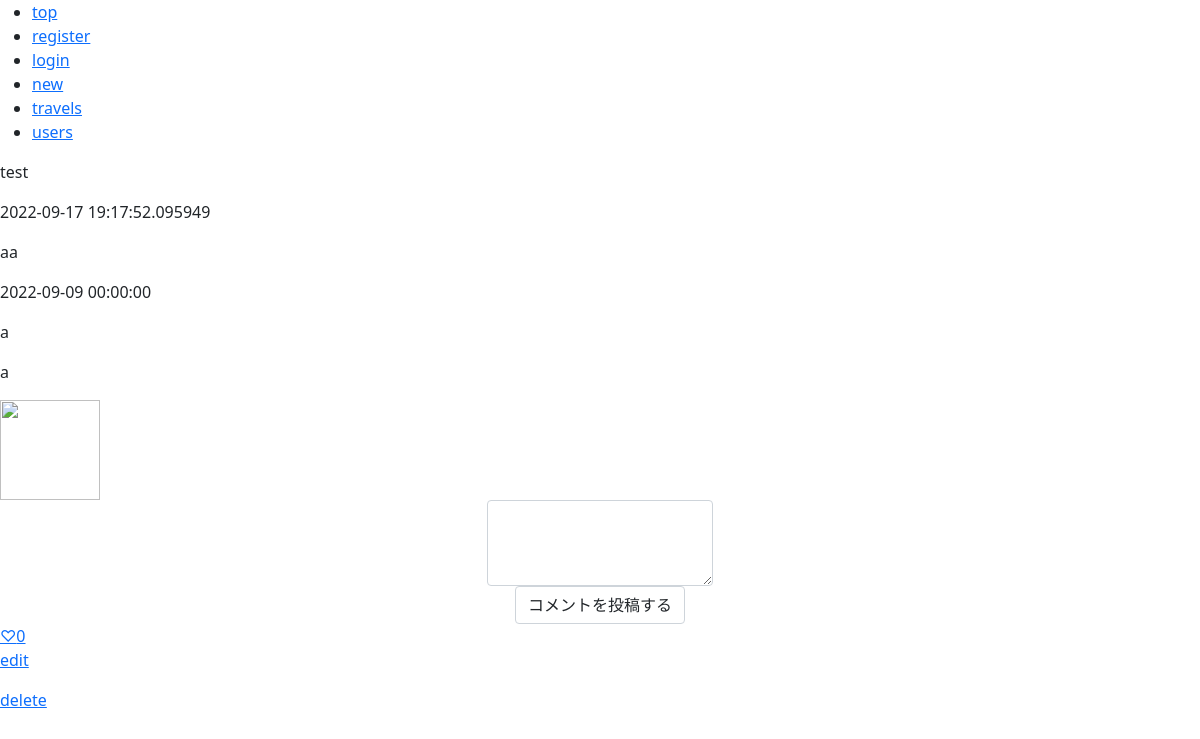
The app's page /travels/1 (signed in), older data.
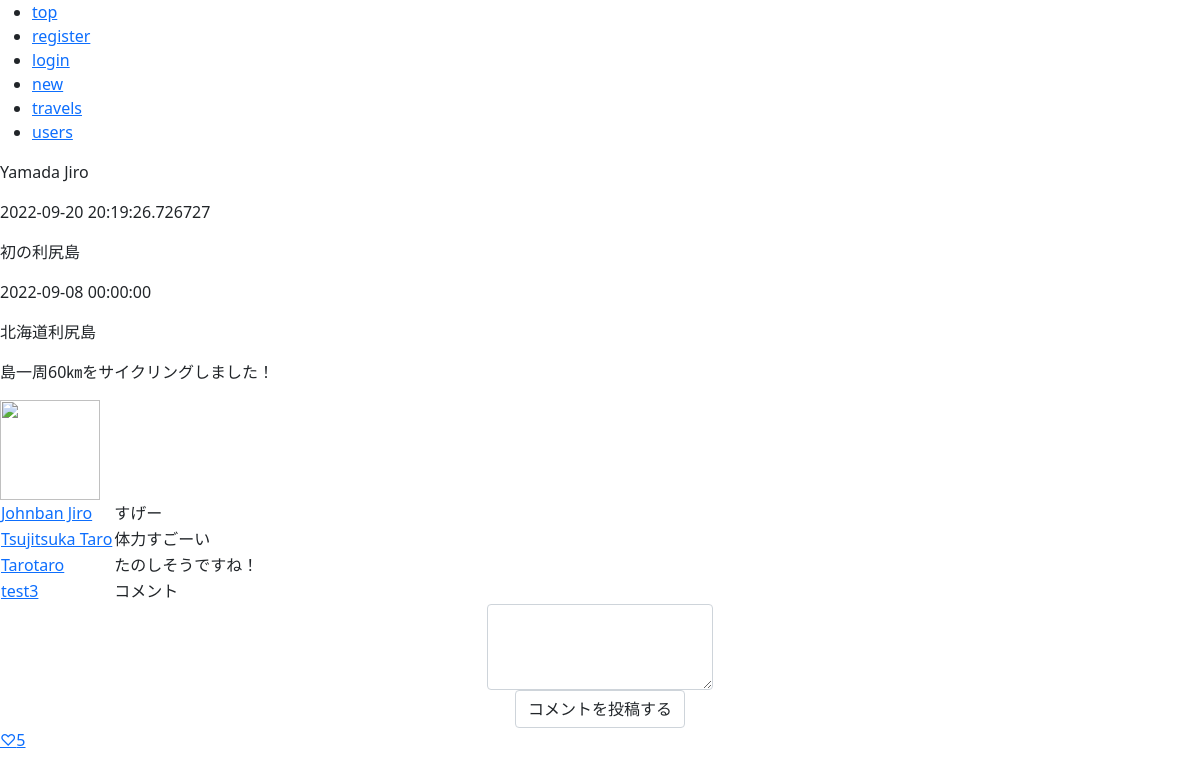
The same page, newer data.
### app.py (models this page shows)
class User(UserMixin, db.Model):
    id = db.Column(db.Integer, primary_key=True)
    name = db.Column(db.String(15), nullable=False, unique=True)
    password = db.Column(db.String(100), nullable=False)
    email = db.Column(db.String(25), nullable=False, unique=True)
    created_at = db.Column(db.DateTime, nullable=False, default=datetime.datetime.now(pytz.timezone('Asia/Tokyo')))
    travels = db.relationship('Travel', backref='user', lazy=True)
    comments = db.relationship('Comment', backref='user', lazy=True)
    favorites = db.relationship('Favorite', backref='user', lazy=True)

class Travel(db.Model):
    id = db.Column(db.Integer, primary_key=True)
    title = db.Column(db.String(50), nullable=False)
    date = db.Column(db.DateTime, nullable=False, default=datetime.datetime.now(pytz.timezone('Asia/Tokyo')))
    location = db.Column(db.String(50), nullable=True)
    report = db.Column(db.String(500), nullable=False)
    created_at = db.Column(db.DateTime, nullable=False, default=datetime.datetime.now(pytz.timezone('Asia/Tokyo')))
    user_id = db.Column(db.Integer, db.ForeignKey('user.id'), nullable=False)
    comments = db.relationship('Comment', backref='travel', lazy=True)
    favorites = db.relationship('Favorite', backref='travel', lazy=True)

class Comment(db.Model):
    id = db.Column(db.Integer, primary_key=True)
    body = db.Column(db.String(50), nullable=False)
    user_id = db.Column(db.Integer, db.ForeignKey('user.id'), nullable=False)
    user_name = db.Column(db.String(15), nullable=False)
    travel_id = db.Column(db.Integer, db.ForeignKey('travel.id'), nullable=False)

### app.py (the view)
@app.route("/travels/<int:travel_id>", methods=["GET","POST"])
@login_required
def travel_show(travel_id):
    travel = Travel.query.get(travel_id)
    travel_user = User.query.get(travel.user_id)
    comments = Comment.query.filter(Comment.travel_id == travel_id)
    favorites = Favorite.query.filter(Favorite.travel_id == travel.id).all()
    favorites_count = len(favorites)
    user_favorite = Favorite.query.filter(Favorite.travel_id == travel.id, Favorite.user_id==current_user.id).all()
    user_favorite_count =len(user_favorite)
    return render_template("show_travel.html", current_user=current_user, travel=travel, travel_user=travel_user, comments=comments, favorites_count=favorites_count, user_favorite_count=user_favorite_count)

### app.py (called while the page is built)
@login_manager.user_loader
def load_user(user_id):
    return User.query.get(int(user_id))

### templates/show_travel.html (shortened to what this page needs)
{% extends "layout.html" %}
{% block main %}
    <p>{{ travel_user.name }}</p>
    <p>{{ travel.created_at}}</p>
    <p>{{ travel.title }}</p>
    <p>{{ travel.date }}</p>
    <p>{{ travel.location }}</p>
    <p>{{ travel.report }}</p>
    <img src="../static/images/post/{{ travel.user_id }}_{{ travel.id }}.png" width="100" height="100" alt onerror="this.onerror = null; this.src='';"><br>
    <div>
        <table>
            <tbody>
                {% for comment in comments %}
                <tr>
                    <td><a href="/users/{{ comment.user_id }}">{{ comment.user_name }}</a></td>
                    <td>{{ comment.body }}</td>
                </tr>
                {% endfor %}
            </tbody>
        </table>
    </div>
    <form action="/travels/{{ travel.id }}/comments" method="post">
        <textarea class="form-control mx-auto w-auto" name="body" type="text" rows="3"></textarea>
        <button class="form-control mx-auto w-auto" type="submit">コメントを投稿する</button>
    </form>
    {% if user_favorite_count == 0 %}
    <a href="/travels/{{ travel.id }}/favorites">♡{{ favorites_count }}</a>
    {% else %}
    <a href="/travels/{{ travel.id }}/favorites">♡いいね済み{{ favorites_count }}</a>
    {% endif %}
    {% if travel.user_id == current_user.id %}
    <p><a href="/travels/{{ travel.id }}/edit">edit</a></p>
    <p><a href="/travels/{{ travel.id }}/delete">delete</a></p>
    {% endif %}
{% endblock %}

### templates/layout.html (shortened to what this page needs)
<!DOCTYPE html>
<html lang="en">
    <head>
        <link href="https://cdn.jsdelivr.net/npm/bootstrap@5.1.3/dist/css/bootstrap.min.css" rel="stylesheet">
        <link rel="stylesheet" href="https://use.fontawesome.com/releases/v5.15.4/css/all.css">
        <link href="/static/stylesheet/styles.css" rel="stylesheet">
    </head>
    <body>
        <header>
            <nav>
                <ul>
                    <li><a href="/">top</a></li>
                    <li><a href="/register">register</a></li>
                    <li><a href="/login">login</a></li>
                    <li><a href="/new">new</a></li>
                    <li><a href="/travels">travels</a></li>
                    <li><a href="/users">users</a></li>
                </ul>
            </nav>
        </header>
        <main>
            {% block main %}{% endblock %}
        </main>
    </body>
</html>

Row changes from the older to the newer data that the page shows:
no longer on this page (row unchanged): User: name "test"
added User: name "Yamada Jiro"
changed Travel: created_at "2022-09-17 19:17:52.095949" → "2022-09-20 20:19:26.726727"; title "aa" → "初の利尻島"; date "2022-09-09 00:00:00" → "2022-09-08 00:00:00"; location "a" → "北海道利尻島"; report "a" → "島一周60㎞をサイクリングしました！"; user_id 1 → 2 (drawn)
added Comment: user_name "Johnban Jiro", body "すげー"
added Comment: user_name "Tsujitsuka Taro", body "体力すごーい"
added Comment: user_name "Tarotaro", body "たのしそうですね！"
added Comment: user_name "test3", body "コメント"
Text that changed along with them:
{{ favorites_count }}: "0" → "5"
text no longer shown: "edit delete"
